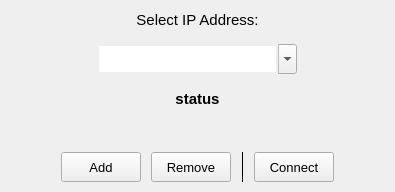
<?xml version="1.0" encoding="UTF-8"?>
<ui version="4.0">
 <class>connectiondialog</class>
 <widget class="QDialog" name="connectiondialog">
  <property name="geometry">
   <rect>
    <x>0</x>
    <y>0</y>
    <width>395</width>
    <height>192</height>
   </rect>
  </property>
  <property name="sizePolicy">
   <sizepolicy hsizetype="Maximum" vsizetype="Maximum">
    <horstretch>0</horstretch>
    <verstretch>0</verstretch>
   </sizepolicy>
  </property>
  <property name="maximumSize">
   <size>
    <width>16777215</width>
    <height>16777215</height>
   </size>
  </property>
  <property name="windowTitle">
   <string>Dialog</string>
  </property>
  <layout class="QVBoxLayout" name="verticalLayout">
   <property name="spacing">
    <number>5</number>
   </property>
   <property name="leftMargin">
    <number>10</number>
   </property>
   <property name="topMargin">
    <number>10</number>
   </property>
   <property name="rightMargin">
    <number>10</number>
   </property>
   <property name="bottomMargin">
    <number>10</number>
   </property>
   <item>
    <widget class="QLabel" name="ip_label">
     <property name="sizePolicy">
      <sizepolicy hsizetype="Minimum" vsizetype="Fixed">
       <horstretch>0</horstretch>
       <verstretch>0</verstretch>
      </sizepolicy>
     </property>
     <property name="minimumSize">
      <size>
       <width>0</width>
       <height>20</height>
      </size>
     </property>
     <property name="maximumSize">
      <size>
       <width>16777215</width>
       <height>20</height>
      </size>
     </property>
     <property name="font">
      <font>
       <pointsize>11</pointsize>
      </font>
     </property>
     <property name="text">
      <string>Select IP Address:</string>
     </property>
     <property name="alignment">
      <set>Qt::AlignCenter</set>
     </property>
    </widget>
   </item>
   <item>
    <widget class="QWidget" name="widget" native="true">
     <layout class="QHBoxLayout" name="IP">
      <property name="spacing">
       <number>0</number>
      </property>
      <property name="bottomMargin">
       <number>10</number>
      </property>
      <item>
       <spacer name="horizontalSpacer">
        <property name="orientation">
         <enum>Qt::Horizontal</enum>
        </property>
        <property name="sizeType">
         <enum>QSizePolicy::Preferred</enum>
        </property>
        <property name="sizeHint" stdset="0">
         <size>
          <width>20</width>
          <height>20</height>
         </size>
        </property>
       </spacer>
      </item>
      <item>
       <widget class="QComboBox" name="ip_box">
        <property name="sizePolicy">
         <sizepolicy hsizetype="Fixed" vsizetype="Fixed">
          <horstretch>0</horstretch>
          <verstretch>0</verstretch>
         </sizepolicy>
        </property>
        <property name="minimumSize">
         <size>
          <width>200</width>
          <height>30</height>
         </size>
        </property>
        <property name="maximumSize">
         <size>
          <width>200</width>
          <height>30</height>
         </size>
        </property>
        <property name="font">
         <font>
          <pointsize>10</pointsize>
         </font>
        </property>
        <property name="layoutDirection">
         <enum>Qt::LeftToRight</enum>
        </property>
        <property name="editable">
         <bool>true</bool>
        </property>
        <property name="sizeAdjustPolicy">
         <enum>QComboBox::AdjustToContents</enum>
        </property>
        <property name="iconSize">
         <size>
          <width>16</width>
          <height>25</height>
         </size>
        </property>
        <property name="frame">
         <bool>false</bool>
        </property>
        <property name="modelColumn">
         <number>0</number>
        </property>
       </widget>
      </item>
      <item>
       <spacer name="horizontalSpacer_2">
        <property name="orientation">
         <enum>Qt::Horizontal</enum>
        </property>
        <property name="sizeType">
         <enum>QSizePolicy::Preferred</enum>
        </property>
        <property name="sizeHint" stdset="0">
         <size>
          <width>20</width>
          <height>20</height>
         </size>
        </property>
       </spacer>
      </item>
     </layout>
    </widget>
   </item>
   <item>
    <widget class="QLabel" name="status_label">
     <property name="sizePolicy">
      <sizepolicy hsizetype="Preferred" vsizetype="Fixed">
       <horstretch>0</horstretch>
       <verstretch>0</verstretch>
      </sizepolicy>
     </property>
     <property name="minimumSize">
      <size>
       <width>0</width>
       <height>20</height>
      </size>
     </property>
     <property name="maximumSize">
      <size>
       <width>16777215</width>
       <height>20</height>
      </size>
     </property>
     <property name="font">
      <font>
       <pointsize>11</pointsize>
       <weight>75</weight>
       <bold>true</bold>
      </font>
     </property>
     <property name="text">
      <string>status</string>
     </property>
     <property name="alignment">
      <set>Qt::AlignCenter</set>
     </property>
    </widget>
   </item>
   <item>
    <widget class="QLabel" name="help">
     <property name="sizePolicy">
      <sizepolicy hsizetype="Preferred" vsizetype="Minimum">
       <horstretch>0</horstretch>
       <verstretch>0</verstretch>
      </sizepolicy>
     </property>
     <property name="minimumSize">
      <size>
       <width>0</width>
       <height>0</height>
      </size>
     </property>
     <property name="maximumSize">
      <size>
       <width>650</width>
       <height>200</height>
      </size>
     </property>
     <property name="text">
      <string/>
     </property>
     <property name="scaledContents">
      <bool>true</bool>
     </property>
     <property name="alignment">
      <set>Qt::AlignCenter</set>
     </property>
    </widget>
   </item>
   <item>
    <spacer name="verticalSpacer">
     <property name="orientation">
      <enum>Qt::Vertical</enum>
     </property>
     <property name="sizeType">
      <enum>QSizePolicy::Fixed</enum>
     </property>
     <property name="sizeHint" stdset="0">
      <size>
       <width>20</width>
       <height>10</height>
      </size>
     </property>
    </spacer>
   </item>
   <item>
    <layout class="QHBoxLayout" name="horizontalLayout_3">
     <property name="spacing">
      <number>10</number>
     </property>
     <property name="leftMargin">
      <number>0</number>
     </property>
     <property name="topMargin">
      <number>0</number>
     </property>
     <property name="rightMargin">
      <number>0</number>
     </property>
     <property name="bottomMargin">
      <number>0</number>
     </property>
     <item>
      <spacer name="horizontalSpacer_3">
       <property name="orientation">
        <enum>Qt::Horizontal</enum>
       </property>
       <property name="sizeType">
        <enum>QSizePolicy::MinimumExpanding</enum>
       </property>
       <property name="sizeHint" stdset="0">
        <size>
         <width>40</width>
         <height>20</height>
        </size>
       </property>
      </spacer>
     </item>
     <item>
      <widget class="QPushButton" name="btn_addIP">
       <property name="sizePolicy">
        <sizepolicy hsizetype="Fixed" vsizetype="Fixed">
         <horstretch>0</horstretch>
         <verstretch>0</verstretch>
        </sizepolicy>
       </property>
       <property name="minimumSize">
        <size>
         <width>80</width>
         <height>30</height>
        </size>
       </property>
       <property name="maximumSize">
        <size>
         <width>80</width>
         <height>30</height>
        </size>
       </property>
       <property name="font">
        <font>
         <pointsize>10</pointsize>
        </font>
       </property>
       <property name="text">
        <string>Add</string>
       </property>
       <property name="autoDefault">
        <bool>false</bool>
       </property>
      </widget>
     </item>
     <item>
      <widget class="QPushButton" name="btn_removeIP">
       <property name="sizePolicy">
        <sizepolicy hsizetype="Fixed" vsizetype="Fixed">
         <horstretch>0</horstretch>
         <verstretch>0</verstretch>
        </sizepolicy>
       </property>
       <property name="minimumSize">
        <size>
         <width>80</width>
         <height>30</height>
        </size>
       </property>
       <property name="maximumSize">
        <size>
         <width>80</width>
         <height>30</height>
        </size>
       </property>
       <property name="font">
        <font>
         <pointsize>10</pointsize>
        </font>
       </property>
       <property name="text">
        <string>Remove</string>
       </property>
       <property name="autoDefault">
        <bool>false</bool>
       </property>
      </widget>
     </item>
     <item>
      <widget class="Line" name="line_2">
       <property name="frameShadow">
        <enum>QFrame::Plain</enum>
       </property>
       <property name="orientation">
        <enum>Qt::Vertical</enum>
       </property>
      </widget>
     </item>
     <item>
      <widget class="QPushButton" name="btn_connect">
       <property name="sizePolicy">
        <sizepolicy hsizetype="Fixed" vsizetype="Fixed">
         <horstretch>0</horstretch>
         <verstretch>0</verstretch>
        </sizepolicy>
       </property>
       <property name="minimumSize">
        <size>
         <width>80</width>
         <height>30</height>
        </size>
       </property>
       <property name="maximumSize">
        <size>
         <width>80</width>
         <height>30</height>
        </size>
       </property>
       <property name="font">
        <font>
         <pointsize>10</pointsize>
        </font>
       </property>
       <property name="text">
        <string>Connect</string>
       </property>
       <property name="autoDefault">
        <bool>false</bool>
       </property>
      </widget>
     </item>
     <item>
      <spacer name="horizontalSpacer_4">
       <property name="orientation">
        <enum>Qt::Horizontal</enum>
       </property>
       <property name="sizeType">
        <enum>QSizePolicy::MinimumExpanding</enum>
       </property>
       <property name="sizeHint" stdset="0">
        <size>
         <width>40</width>
         <height>20</height>
        </size>
       </property>
      </spacer>
     </item>
    </layout>
   </item>
  </layout>
 </widget>
 <resources/>
 <connections/>
</ui>
